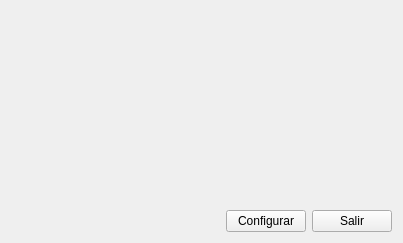
<?xml version="1.0" encoding="UTF-8"?>
<ui version="4.0">
 <class>Conector</class>
 <widget class="QWidget" name="Conector">
  <property name="geometry">
   <rect>
    <x>0</x>
    <y>0</y>
    <width>403</width>
    <height>243</height>
   </rect>
  </property>
  <property name="windowTitle">
   <string>Conectar BBDD</string>
  </property>
  <layout class="QVBoxLayout" name="verticalLayout_2">
   <item>
    <layout class="QVBoxLayout" name="verticalLayout">
     <item>
      <widget class="QLabel" name="labelResultado">
       <property name="font">
        <font>
         <pointsize>20</pointsize>
         <weight>75</weight>
         <italic>true</italic>
         <bold>true</bold>
        </font>
       </property>
       <property name="text">
        <string/>
       </property>
      </widget>
     </item>
     <item>
      <layout class="QHBoxLayout" name="horizontalLayout">
       <item>
        <spacer name="horizontalSpacer">
         <property name="orientation">
          <enum>Qt::Horizontal</enum>
         </property>
         <property name="sizeHint" stdset="0">
          <size>
           <width>40</width>
           <height>20</height>
          </size>
         </property>
        </spacer>
       </item>
       <item>
        <widget class="QPushButton" name="botonConfigurar">
         <property name="text">
          <string>Configurar</string>
         </property>
        </widget>
       </item>
       <item>
        <widget class="QPushButton" name="botonSalir">
         <property name="text">
          <string>Salir</string>
         </property>
        </widget>
       </item>
      </layout>
     </item>
    </layout>
   </item>
  </layout>
 </widget>
 <resources/>
 <connections>
  <connection>
   <sender>botonSalir</sender>
   <signal>clicked()</signal>
   <receiver>Conector</receiver>
   <slot>close()</slot>
   <hints>
    <hint type="sourcelabel">
     <x>319</x>
     <y>202</y>
    </hint>
    <hint type="destinationlabel">
     <x>201</x>
     <y>121</y>
    </hint>
   </hints>
  </connection>
 </connections>
</ui>
